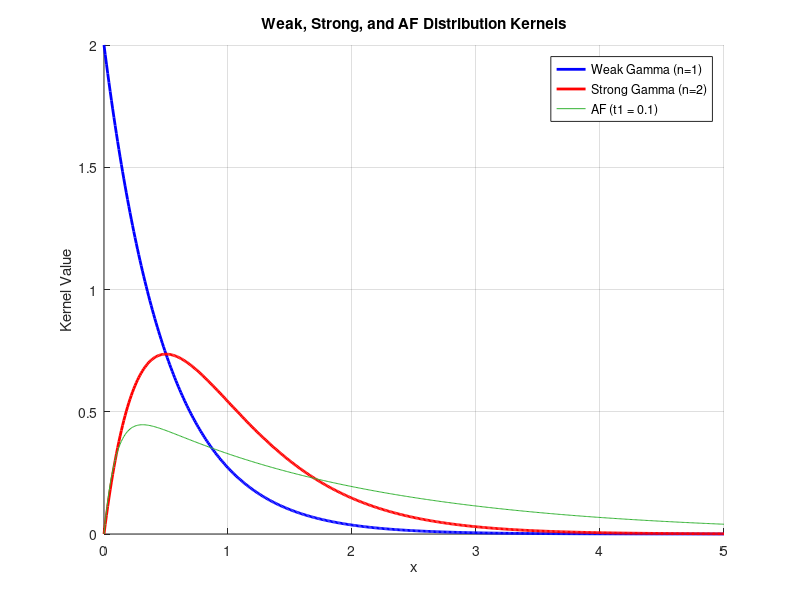

Write the MATLAB code that produced this figure.
% Define parameters
n_weak = 1;
n_strong = 2;
sigma_weak = 2;
sigma_strong = 2;
tau = 2;
x = 0:0.01:5; % Range of x values

% Calculate gamma distribution kernels
weak_kernel = (x.^(n_weak - 1) .* sigma_weak^n_weak .* exp(-sigma_weak * x)) / factorial(n_weak - 1);
strong_kernel = (x.^(n_strong - 1) .* sigma_strong^n_strong .* exp(-sigma_strong * x)) / factorial(n_strong - 1);

% Define parameters for AF distribution kernel
t = tau; % The parameter t
t1_values = 0.1; % Different t1 values

% Calculate AF distribution kernels
AF_kernels = zeros(length(t1_values), length(x));
for i = 1:length(t1_values)
    t1 = t1_values(i);
    t2 = t-t1;
    AF_kernels(i, :) = (exp(-x/t1) - exp(-x/t2)) / (t1 - t2);
end

% Create the plot
figure;
hold on;
plot(x, weak_kernel, 'b', 'LineWidth', 2, 'DisplayName', 'Weak Gamma (n=1)');
plot(x, strong_kernel, 'r', 'LineWidth', 2, 'DisplayName', 'Strong Gamma (n=2)');
for i = 1:length(t1_values)
    plot(x, AF_kernels(i, :), 'Color', [0.2, 0.7, 0.2], 'DisplayName', ...
         ['AF (t1 = ' num2str(t1_values(i)) ')']);
end
hold off;

% Set labels and title
xlabel('x');
ylabel('Kernel Value');
title('Weak, Strong, and AF Distribution Kernels');
legend;

% Set axis limits
xlim([0, 5]);
ylim([0, 2]);

% Show grid
grid on;
